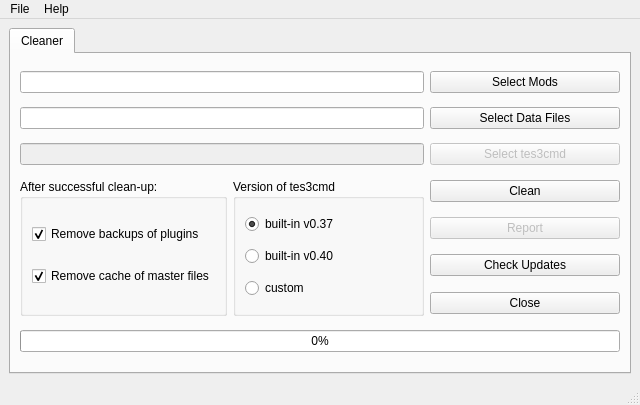
<?xml version="1.0" encoding="UTF-8"?>
<ui version="4.0">
 <class>QtGui</class>
 <widget class="QMainWindow" name="QtGui">
  <property name="geometry">
   <rect>
    <x>0</x>
    <y>0</y>
    <width>640</width>
    <height>405</height>
   </rect>
  </property>
  <property name="minimumSize">
   <size>
    <width>420</width>
    <height>355</height>
   </size>
  </property>
  <property name="windowTitle">
   <string>Mod Helper Tool</string>
  </property>
  <property name="windowIcon">
   <iconset resource="../qtgui.qrc">
    <normaloff>:/images/img/moht.png</normaloff>:/images/img/moht.png</iconset>
  </property>
  <widget class="QWidget" name="centralwidget">
   <layout class="QGridLayout" name="gridLayout">
    <item row="0" column="0">
     <widget class="QTabWidget" name="tabWidget">
      <property name="currentIndex">
       <number>0</number>
      </property>
      <widget class="QWidget" name="tab_clean">
       <attribute name="title">
        <string>Cleaner</string>
       </attribute>
       <layout class="QGridLayout" name="gridLayout_2">
        <item row="2" column="2">
         <widget class="QPushButton" name="pb_tes3cmd">
          <property name="enabled">
           <bool>false</bool>
          </property>
          <property name="toolTip">
           <string>&lt;html&gt;&lt;head/&gt;&lt;body&gt;&lt;p&gt;Select custom &lt;span style=&quot; font-weight:600;&quot;&gt;tes3cmd&lt;/span&gt; executable file, or keep using built-in one&lt;/p&gt;&lt;/body&gt;&lt;/html&gt;</string>
          </property>
          <property name="text">
           <string>Select tes3cmd</string>
          </property>
         </widget>
        </item>
        <item row="4" column="2">
         <widget class="QPushButton" name="pb_report">
          <property name="enabled">
           <bool>false</bool>
          </property>
          <property name="text">
           <string>Report</string>
          </property>
         </widget>
        </item>
        <item row="3" column="2">
         <widget class="QPushButton" name="pb_clean">
          <property name="text">
           <string>Clean</string>
          </property>
         </widget>
        </item>
        <item row="0" column="0" colspan="2">
         <widget class="QLineEdit" name="le_mods_dir"/>
        </item>
        <item row="1" column="2">
         <widget class="QPushButton" name="pb_morrowind_dir">
          <property name="toolTip">
           <string>&lt;html&gt;&lt;head/&gt;&lt;body&gt;&lt;p&gt;Select &lt;span style=&quot; font-weight:600;&quot;&gt;Data Files &lt;/span&gt;folder of Morrowind installation&lt;/p&gt;&lt;/body&gt;&lt;/html&gt;</string>
          </property>
          <property name="text">
           <string>Select Data Files</string>
          </property>
         </widget>
        </item>
        <item row="2" column="0" colspan="2">
         <widget class="QLineEdit" name="le_tes3cmd">
          <property name="enabled">
           <bool>false</bool>
          </property>
         </widget>
        </item>
        <item row="5" column="2">
         <widget class="QPushButton" name="pb_chk_updates">
          <property name="text">
           <string>Check Updates</string>
          </property>
         </widget>
        </item>
        <item row="3" column="1" rowspan="4">
         <widget class="QGroupBox" name="groupBox_2">
          <property name="title">
           <string>Version of tes3cmd</string>
          </property>
          <layout class="QVBoxLayout" name="verticalLayout_2">
           <item>
            <widget class="QRadioButton" name="rb_0_37">
             <property name="text">
              <string>built-in v0.37</string>
             </property>
             <property name="checked">
              <bool>true</bool>
             </property>
            </widget>
           </item>
           <item>
            <widget class="QRadioButton" name="rb_0_40">
             <property name="text">
              <string>built-in v0.40</string>
             </property>
            </widget>
           </item>
           <item>
            <widget class="QRadioButton" name="rb_custom">
             <property name="text">
              <string>custom</string>
             </property>
            </widget>
           </item>
          </layout>
         </widget>
        </item>
        <item row="3" column="0" rowspan="4">
         <widget class="QGroupBox" name="groupBox">
          <property name="title">
           <string>After successful clean-up:</string>
          </property>
          <layout class="QVBoxLayout" name="verticalLayout">
           <item>
            <widget class="QCheckBox" name="cb_rm_bakup">
             <property name="toolTip">
              <string>&lt;html&gt;&lt;head/&gt;&lt;body&gt;&lt;p&gt;During clean-up plugin file is copied to Data Files folder.&lt;/p&gt;&lt;p&gt;Cleaning proces create new plugin file.&lt;/p&gt;&lt;p&gt;When checkbox is checked dirty pkugin file is removed.&lt;/p&gt;&lt;/body&gt;&lt;/html&gt;</string>
             </property>
             <property name="text">
              <string>Remove backups of plugins</string>
             </property>
             <property name="checked">
              <bool>true</bool>
             </property>
            </widget>
           </item>
           <item>
            <widget class="QCheckBox" name="cb_rm_cache">
             <property name="toolTip">
              <string>&lt;html&gt;&lt;head/&gt;&lt;body&gt;&lt;p&gt;Clean-up proccess create cache of master files in Data FIles folder.&lt;/p&gt;&lt;p&gt;It speed up cleaning a bit, but it takes some disk space as well.&lt;/p&gt;&lt;p&gt;When checkbox is checked, this cache is removed.&lt;/p&gt;&lt;/body&gt;&lt;/html&gt;</string>
             </property>
             <property name="text">
              <string>Remove cache of master files</string>
             </property>
             <property name="checked">
              <bool>true</bool>
             </property>
            </widget>
           </item>
          </layout>
         </widget>
        </item>
        <item row="0" column="2">
         <widget class="QPushButton" name="pb_mods_dir">
          <property name="toolTip">
           <string>&lt;html&gt;&lt;head/&gt;&lt;body&gt;&lt;p&gt;Select root folder with Mods to clean.&lt;/p&gt;&lt;/body&gt;&lt;/html&gt;</string>
          </property>
          <property name="text">
           <string>Select Mods</string>
          </property>
         </widget>
        </item>
        <item row="1" column="0" colspan="2">
         <widget class="QLineEdit" name="le_morrowind_dir"/>
        </item>
        <item row="6" column="2">
         <widget class="QPushButton" name="pb_close">
          <property name="text">
           <string>Close</string>
          </property>
         </widget>
        </item>
        <item row="7" column="0" colspan="3">
         <widget class="QProgressBar" name="pbar_clean">
          <property name="value">
           <number>0</number>
          </property>
         </widget>
        </item>
       </layout>
      </widget>
     </widget>
    </item>
   </layout>
  </widget>
  <widget class="QMenuBar" name="menubar">
   <property name="geometry">
    <rect>
     <x>0</x>
     <y>0</y>
     <width>640</width>
     <height>27</height>
    </rect>
   </property>
   <widget class="QMenu" name="menuFile">
    <property name="title">
     <string>File</string>
    </property>
    <addaction name="actionQuit"/>
   </widget>
   <widget class="QMenu" name="menuHelp">
    <property name="title">
     <string>Help</string>
    </property>
    <addaction name="actionReportIssue"/>
    <addaction name="separator"/>
    <addaction name="actionAboutMoht"/>
    <addaction name="actionAboutQt"/>
    <addaction name="separator"/>
    <addaction name="actionCheckUpdates"/>
   </widget>
   <addaction name="menuFile"/>
   <addaction name="menuHelp"/>
  </widget>
  <widget class="QStatusBar" name="statusbar"/>
  <action name="actionQuit">
   <property name="text">
    <string>&amp;Quit</string>
   </property>
   <property name="shortcut">
    <string>Ctrl+Q</string>
   </property>
  </action>
  <action name="actionReportIssue">
   <property name="text">
    <string>Report issue</string>
   </property>
  </action>
  <action name="actionAboutMoht">
   <property name="text">
    <string>About Moht</string>
   </property>
  </action>
  <action name="actionAboutQt">
   <property name="text">
    <string>About Qt</string>
   </property>
  </action>
  <action name="actionCheckUpdates">
   <property name="text">
    <string>Check updates</string>
   </property>
  </action>
 </widget>
 <tabstops>
  <tabstop>tabWidget</tabstop>
  <tabstop>le_mods_dir</tabstop>
  <tabstop>pb_mods_dir</tabstop>
  <tabstop>le_morrowind_dir</tabstop>
  <tabstop>pb_morrowind_dir</tabstop>
  <tabstop>le_tes3cmd</tabstop>
  <tabstop>pb_tes3cmd</tabstop>
  <tabstop>cb_rm_bakup</tabstop>
  <tabstop>cb_rm_cache</tabstop>
  <tabstop>pb_clean</tabstop>
  <tabstop>pb_report</tabstop>
  <tabstop>pb_close</tabstop>
 </tabstops>
 <resources>
  <include location="../qtgui.qrc"/>
 </resources>
 <connections>
  <connection>
   <sender>pb_close</sender>
   <signal>clicked(bool)</signal>
   <receiver>QtGui</receiver>
   <slot>close()</slot>
   <hints>
    <hint type="sourcelabel">
     <x>596</x>
     <y>275</y>
    </hint>
    <hint type="destinationlabel">
     <x>576</x>
     <y>318</y>
    </hint>
   </hints>
  </connection>
  <connection>
   <sender>rb_custom</sender>
   <signal>toggled(bool)</signal>
   <receiver>le_tes3cmd</receiver>
   <slot>setEnabled(bool)</slot>
   <hints>
    <hint type="sourcelabel">
     <x>298</x>
     <y>275</y>
    </hint>
    <hint type="destinationlabel">
     <x>287</x>
     <y>169</y>
    </hint>
   </hints>
  </connection>
  <connection>
   <sender>rb_custom</sender>
   <signal>toggled(bool)</signal>
   <receiver>pb_tes3cmd</receiver>
   <slot>setEnabled(bool)</slot>
   <hints>
    <hint type="sourcelabel">
     <x>379</x>
     <y>278</y>
    </hint>
    <hint type="destinationlabel">
     <x>478</x>
     <y>178</y>
    </hint>
   </hints>
  </connection>
 </connections>
</ui>
